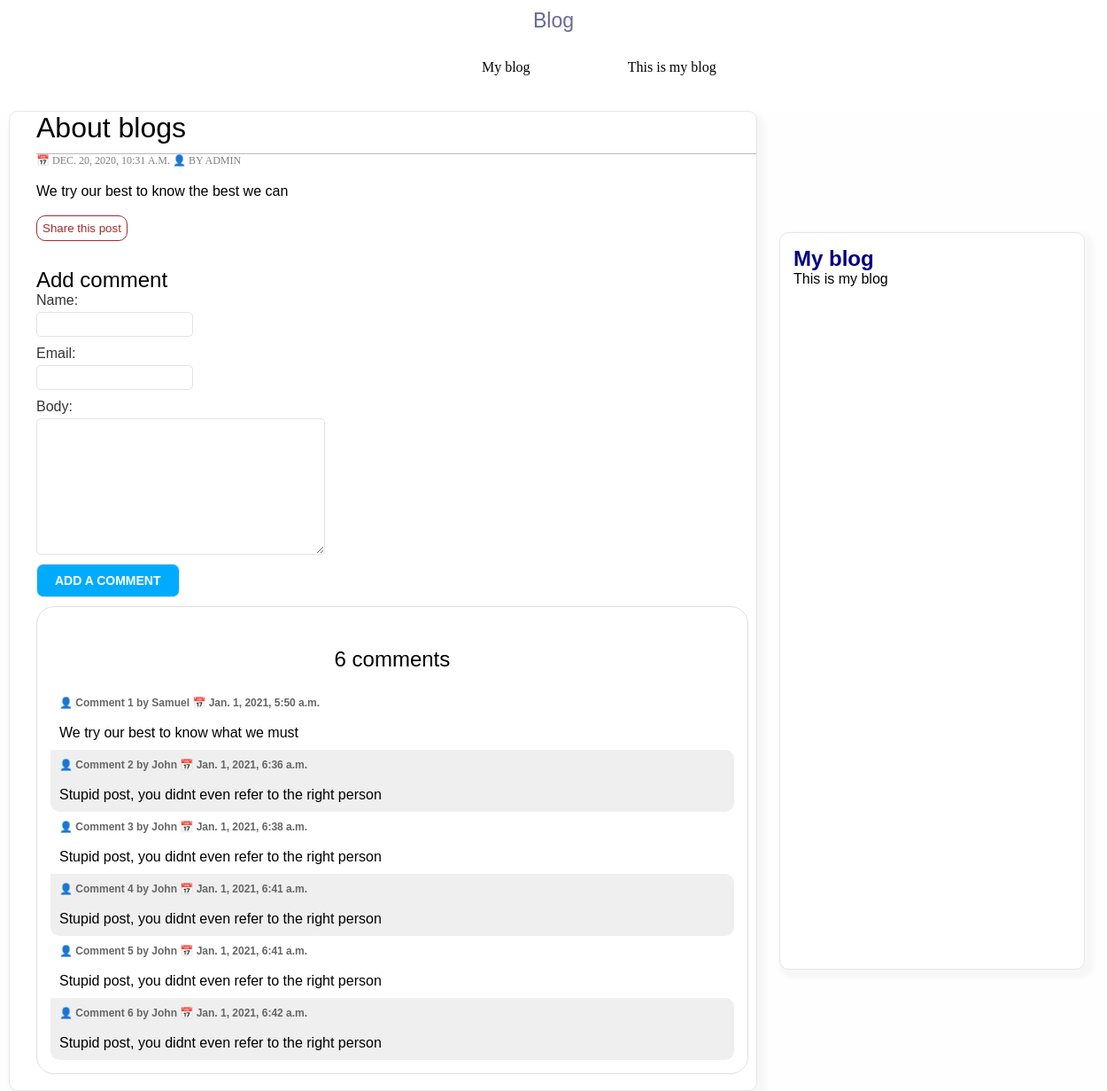
The page /blog/2020/12/20/about-blogs/ on the database its author committed.
### blog/models.py (models this page shows, shortened)
class Post(models.Model):
    objects=models.Manager()
    published = PublishedManager()
    STATUS_CHOICES = (
        ('draft', 'DRAFT'),
        ('published', 'Published'),
    )
    title = models.CharField(max_length=250)
    slug = models.SlugField(max_length=250,
                            unique_for_date='publish')
    author = models.ForeignKey(User,
                                on_delete=models.CASCADE,
                                 related_name='blog_posts')
    body = models.TextField()
    publish = models.DateTimeField(default=timezone.now)
    created = models.DateTimeField(auto_now_add=True)
    updated = models.DateTimeField(auto_now=True)
    status = models.CharField(max_length=10, choices=STATUS_CHOICES, default='draft')
    class Meta:
        ordering = ('-publish',)

class Comment(models.Model):
    post = models.ForeignKey(Post, on_delete=models.CASCADE, related_name='comments')
    name = models.CharField(max_length=50)
    email = models.EmailField()
    body = models.TextField()
    created = models.DateTimeField(auto_now_add=True)
    updated = models.DateTimeField(auto_now=True)
    active = models.BooleanField(default=True)
    class Meta:
        ordering = ('created',)

### blog/views.py (the view)
def post_detail(request, year, month, day, post):
    post = get_object_or_404(Post,
                                slug=post,
                                status='published',
                                publish__year=year,
                                publish__month=month,
                                publish__day=day)
    comments = post.comments.all().filter(active=True)
    new_comment = None
    if request.method == 'POST':
        comment_form = CommentForm(request.POST)
        if comment_form.is_valid():
            new_comment = comment_form.save(commit=False)
            new_comment.post = post
            comment_form.save()
    else:
        comment_form = CommentForm()
    return render(request, 'blog/post/detail.html', {'post': post,
                                                'comments': comments,
                                                'comment_form': comment_form,
                                                'new_comment': new_comment})

### blog/forms.py
class CommentForm(forms.ModelForm):
    class Meta:
        model = Comment
        fields = ['name', 'email', 'body']

### blog/templates/blog/post/detail.html (shortened to what this page needs)
{% extends 'blog/base.html' %}
{% block content %}
        <h1>{{ post.title }}</h1>
        <p class='date'>
            &#128197; {{ post.publish }} &#128100; by {{ post.author.username }}
        </p>
        <br/>
        {{ post.body | linebreaks }}
        <br/>
        <p>
            <a href="{% url 'blog:post_share' post.id %}">
                <button class='readMore'>Share this post</button>
            </a>
        </p>
        {% if new_comment %}
            <h2>Your comment has been added</h2>
        {% else %}
            <h2>Add comment</h2>
            <form method='post'>
                {{ comment_form.as_p }}
                <input type='submit' value='Add a comment'>
            </form>
        {% endif %}
        <br/>
        <nav id='commentInfo'>
            {% with comments.count as totalComments %}
        <h2>
            {{ totalComments }} comment{{ totalComments | pluralize }}
        </h2>
        <br/>
        {% endwith %}
        {% for comment in comments %}
            <div class='comment'>
                <p class='info'>
                    &#128100; Comment {{ forloop.counter }} by {{ comment.name }}
                    &#128197; {{ comment.created }}
                </p>
                <br/>
                {{ comment.body | linebreaks }}
            </div>
        {% empty %}
            <p> No comments yet</p>
        {% endfor %}
    </nav>
            <br/>
{% endblock %}

### blog/static/css/blog.css (style rules this page uses)
body { margin:0; padding:0; font-family:helvetica, sans-serif; overflow-x: hidden; }
a { color: brown; text-decoration:none; }
h1 { font-weight:normal; border-bottom:1px solid #bbb; padding:0 0 10px 0; }
h2 { font-weight:normal; margin:30px 0 0; }
p.date { color: grey; font-family: georgia, serif; font-size: 12px; text-transform: uppercase; }
label { float:left; clear:both; color:#333; margin-bottom:4px; }
input, textarea { clear:both; float:left; margin:0 0 10px; background: white; border-radius: 5px; border: 1px solid rgb(228, 227, 227); padding:6px 10px; font-size:12px; }
.readMore { border: 1px solid brown; color: brown; border-radius: 10px; padding: 6px; cursor: pointer; background-color: white; }
input[type=submit] { font-weight:bold; background:#00abff; color:#fff; border-radius: 8px; padding:10px 20px; font-size:14px; text-transform:uppercase; }
.comment { padding:10px; }
.comment:nth-child(even) { background:#efefef; border-radius: 10px; border-top-left-radius: 0px; }
.comment .info { font-weight:bold; font-size:12px; color:#666; border-radius: 10px; border-top-left-radius: 0px; }
#commentInfo { width: 95%; clear: both; background-color: white; border: 1px solid rgb(225, 224, 224); padding: 15px; border-radius: 20px; }
#commentInfo > h2 { text-align: center }

### blog/static/css/pblog.css (style rules this page uses)
* { margin: 0px; }

### rows shown on the page
Post: title "About blogs", publish "DEC. 20, 2020, 10:31 A.M.", author.username "ADMIN", body "We try our best to know the best we can"
Comment: name "Samuel", created "Jan. 1, 2021, 5:50 a.m.", body "We try our best to know what we must"
Comment: name "John", created "Jan. 1, 2021, 6:36 a.m.", body "Stupid post, you didnt even refer to the right person"
Comment: name "John", created "Jan. 1, 2021, 6:38 a.m.", body "Stupid post, you didnt even refer to the right person"
Comment: name "John", created "Jan. 1, 2021, 6:41 a.m.", body "Stupid post, you didnt even refer to the right person"
Comment: name "John", created "Jan. 1, 2021, 6:41 a.m.", body "Stupid post, you didnt even refer to the right person"
Comment: name "John", created "Jan. 1, 2021, 6:42 a.m.", body "Stupid post, you didnt even refer to the right person"

### other values the page prints
{{ totalComments }} "6"
{{ totalComments | pluralize }} "s"
